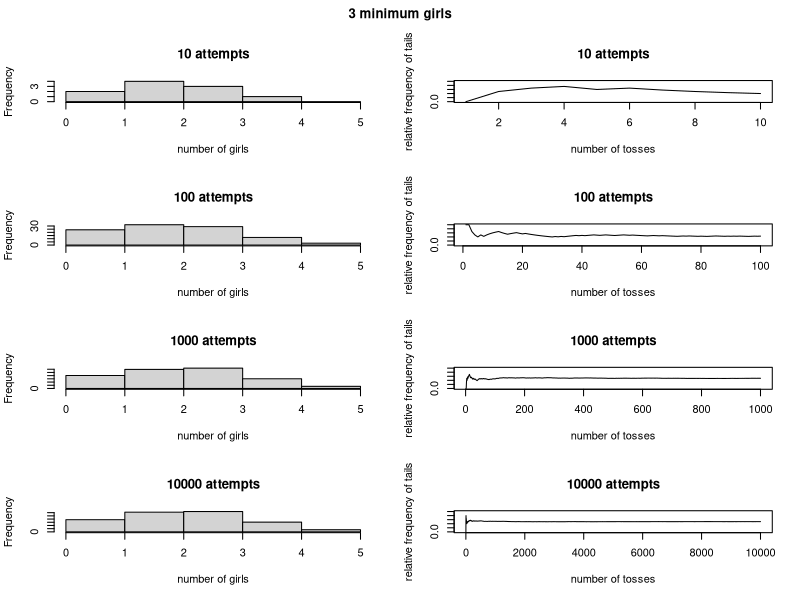
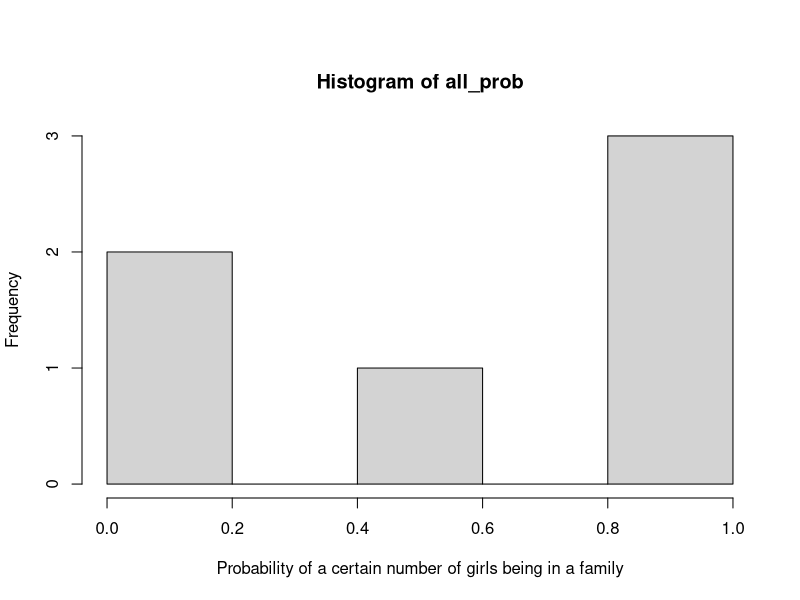

The R source for these figures, in order:
# Rohan Aras
# Quiz 4.1
# 5/12/15
#
# This script determines the probability of having at least 3 girls in a family
# of 5 siblings. It simulates the results and provides figures.
# The approximate answer is 0.5. The exact answer was also 0.5
# This script also provides a histogram for probabilities of all scenarios

# clean variables
rm(list=ls(all=TRUE))

# Simulates the probability of having g girls in a set of 5 children
at_least <- function(g) {
  
  # number of experiments where we pull 5 people from the population
  experiments <- c(10,100,1000,10000)
  
  # multiple plots
  par(mfrow = c(4, 2), oma=c(0,0,2,0))
  
  for (j in 1:4) {
    # number of experiments where we pull 5 people from the population
    n = experiments[j]
    
    # vector for storing frequency
    frequency <- mat.or.vec(n,1)
    
    # total number of girls
    tails = 0
    
    # vector for storing successes
    success = vector(mode='numeric', length=n)
    
    # pull five people from the population and see how many are girls
    for (i in 1:n) {
      # toss a coin 5 times, see how many times sum is greater than g
      success[i] = sum(rbinom(5, 1, 0.5))
      if (success[i] >= g) {
        tails = tails + 1
      } 
      frequency[i] = tails / i
    }
    
    hist(success, breaks=c(0,1,2,3,4,5), xlab='number of girls', 
         main=paste(n, 'attempts'))
    plot(frequency, ylim=0:1, type="l", xlab="number of tosses", 
         ylab="relative frequency of tails", main=paste(n, 'attempts'))
  }
  title(paste(g, 'minimum girls'), outer=TRUE)
}

# Simulations for g = 3
at_least(3)

## Part B ## 
par(mfrow = c(1,1))
actual_prob <- function(g) {
  sum = 0
  for (i in g:5) {
    sum = sum + dbinom(i, size=5, prob=0.5)
  }
  return(sum)
}

all_prob = c(actual_prob(0), actual_prob(1), actual_prob(2), actual_prob(3), actual_prob(4), actual_prob(5))

hist(all_prob, xlab='Probability of a certain number of girls being in a family')
